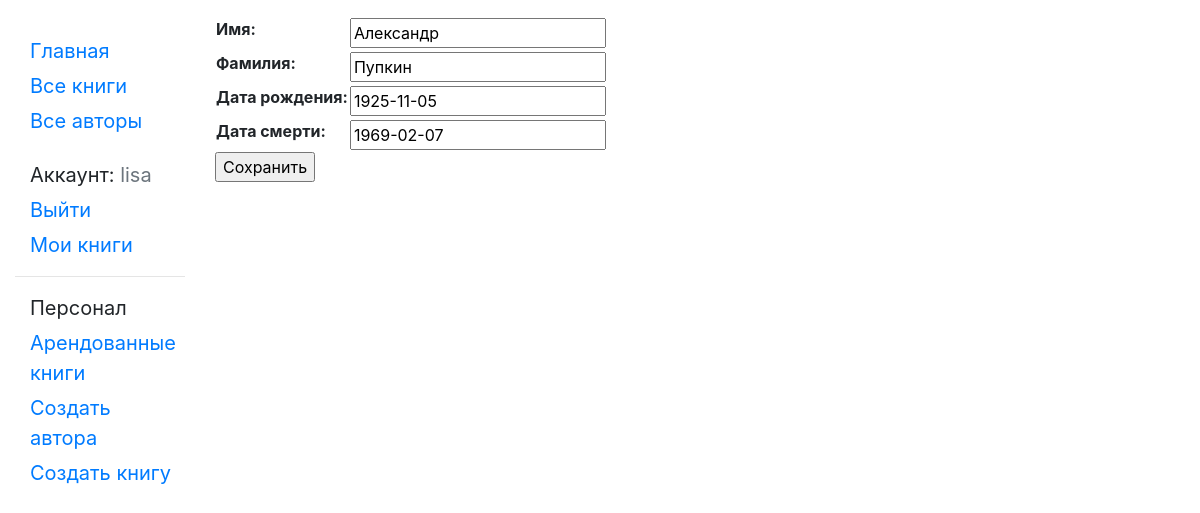
/catalog/author/1/update/ (signed in), run on the app's committed database.
### catalog/models.py (models this page shows, shortened)
class Author(models.Model):
    first_name = models.CharField(max_length=100)
    last_name = models.CharField(max_length=100)
    date_of_birth = models.DateField(null=True, blank=True)
    date_of_death = models.DateField('Died', null=True, blank=True)

### catalog/views.py (the view)
# urls.py: url(r'^author/(?P<pk>\d+)/update/$', views.AuthorUpdate.as_view(), name='author_update'),
class AuthorUpdate(PermissionRequiredMixin, UpdateView):
    permission_required = 'catalog.can_mark_returned'
    model = Author
    form_class = AuthorForm

### catalog/forms.py
class AuthorForm(forms.ModelForm):
    class Meta:
        model = Author
        fields = ('first_name', 'last_name', 'date_of_birth', 'date_of_death')
        labels = {
            'first_name': _('Имя'),
            'last_name': _('Фамилия'),
            'date_of_birth': _('Дата рождения'),
            'date_of_death': _('Дата смерти'),
        }

### catalog/templates/catalog/author_form.html (shortened to what this page needs)
{% extends "base_generic.html" %}
{% block content %}
  <form action="" method="post">
      <table>
      {{ form.as_table }}
      </table>
      <input type="submit" value="Сохранить" />
  </form>
{% endblock %}

### catalog/templates/base_generic.html (shortened to what this page needs)
<!doctype html>
<html lang="en">
  <head>
      {% load bootstrap4 %}
      {% bootstrap_css %}
      {% load static %}
      <link rel="stylesheet" href="{% static 'css/styles.css' %}"/>
  </head>
  <body>
  <div class="container-fluid mt-3">
      <div class="row">
          <div class="col-sm-2">
              {% block sidebar %}
              <ul class="sidebar-nav">
                  <li><a href="{% url 'index' %}">Главная</a></li>
                  <li><a href="{% url 'books' %}">Все книги</a></li>
                  <li><a href="{% url 'authors' %}">Все авторы</a></li>
                  {% if user.is_authenticated %}
                    <li class="mt-4">Аккаунт: <span class="text-secondary">{{ user.get_username }}</span></li>
                    <li><a href="{% url 'logout'%}?next={{request.path}}">Выйти</a></li>
                    <li><a href="{% url 'my-borrowed' %}">Мои книги</a></li>
                  {% else %}
                    <li class="mt-4"><a href="{% url 'login'%}?next={{request.path}}">Войти</a></li>
                  {% endif %}
                  {% if perms.catalog.can_mark_returned %}
                    <hr>
                    <li>Персонал</li>
                    <li><a href="{% url 'all-borrowed' %}">Арендованные книги</a></li>
                    <li><a href="{% url 'author_create' %}">Создать автора</a></li>
                    <li><a href="{% url 'book_create' %}">Создать книгу</a></li>
                  {% endif %}
              </ul>
              {% endblock %}
          </div>
          <div class="col-sm-10">{% block content %}{% endblock %}
          </div>
      </div>
  </div>
  </body>
</html>

### catalog/static/css/styles.css (style rules this page uses)
.sidebar-nav { margin-top: 20px; padding: 0; list-style: none; }
.sidebar-nav > li { font-size: 20px; margin: 5px; margin-left: 15px; }

### data on the page
Author: first_name "Александр", last_name "Пупкин", date_of_birth "1925-11-05", date_of_death "1969-02-07"

### other printed values
{{ user.get_username }} "lisa"
